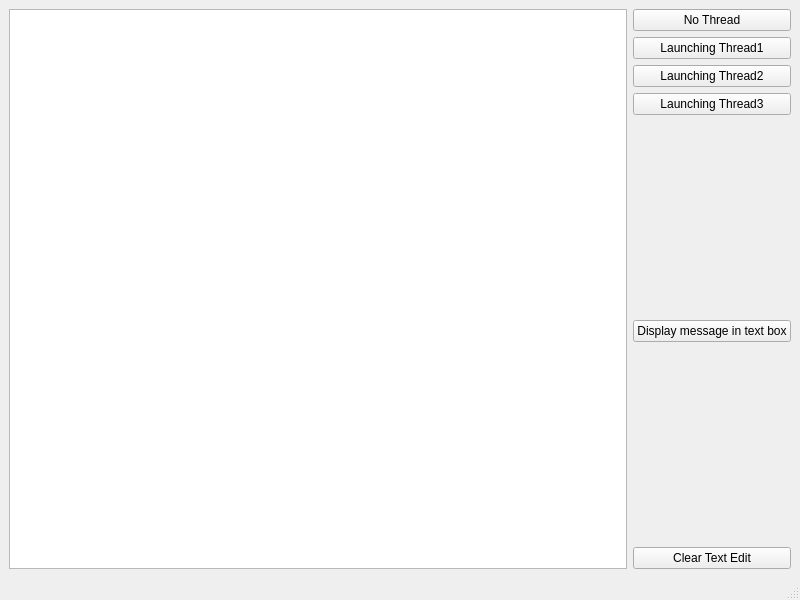
<?xml version="1.0" encoding="UTF-8"?>
<ui version="4.0">
 <class>MainWindow</class>
 <widget class="QMainWindow" name="MainWindow">
  <property name="geometry">
   <rect>
    <x>0</x>
    <y>0</y>
    <width>800</width>
    <height>600</height>
   </rect>
  </property>
  <property name="windowTitle">
   <string>MainWindow</string>
  </property>
  <widget class="QWidget" name="centralwidget">
   <layout class="QHBoxLayout" name="horizontalLayout">
    <item>
     <widget class="QTextEdit" name="textEdit"/>
    </item>
    <item>
     <layout class="QVBoxLayout" name="verticalLayout">
      <item>
       <widget class="QPushButton" name="pushButton">
        <property name="text">
         <string>No Thread</string>
        </property>
       </widget>
      </item>
      <item>
       <widget class="QPushButton" name="pushButton_2">
        <property name="text">
         <string>Launching Thread1</string>
        </property>
       </widget>
      </item>
      <item>
       <widget class="QPushButton" name="pushButton_4">
        <property name="text">
         <string>Launching Thread2</string>
        </property>
       </widget>
      </item>
      <item>
       <widget class="QPushButton" name="pushButton_6">
        <property name="text">
         <string>Launching Thread3</string>
        </property>
       </widget>
      </item>
      <item>
       <spacer name="verticalSpacer">
        <property name="orientation">
         <enum>Qt::Vertical</enum>
        </property>
        <property name="sizeHint" stdset="0">
         <size>
          <width>20</width>
          <height>40</height>
         </size>
        </property>
       </spacer>
      </item>
      <item>
       <widget class="QPushButton" name="pushButton_5">
        <property name="text">
         <string>Display message in text box</string>
        </property>
       </widget>
      </item>
      <item>
       <spacer name="verticalSpacer_2">
        <property name="orientation">
         <enum>Qt::Vertical</enum>
        </property>
        <property name="sizeHint" stdset="0">
         <size>
          <width>20</width>
          <height>40</height>
         </size>
        </property>
       </spacer>
      </item>
      <item>
       <widget class="QPushButton" name="pushButton_3">
        <property name="text">
         <string>Clear Text Edit</string>
        </property>
       </widget>
      </item>
     </layout>
    </item>
   </layout>
  </widget>
  <widget class="QMenuBar" name="menubar">
   <property name="geometry">
    <rect>
     <x>0</x>
     <y>0</y>
     <width>800</width>
     <height>22</height>
    </rect>
   </property>
  </widget>
  <widget class="QStatusBar" name="statusbar"/>
 </widget>
 <resources/>
 <connections/>
</ui>
